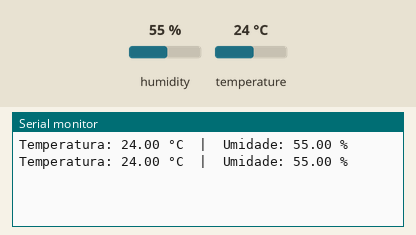
Recording of a sketch running on a simulated ESP32. On the bench: the last lines printed to the serial monitor. The inputs (shaded band) are chosen by the test bench; at power-on: humidity 55 %, temperature 24 °C.

Above: at 2.8 s.
2.9 s: humidity set to 22 %
At 4.6 s:
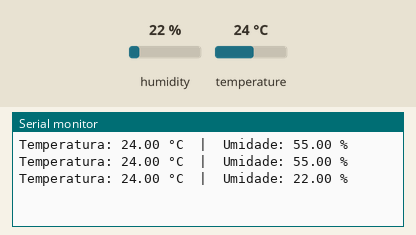
5.6 s: temperature set to 12 °C
At 7.5 s:
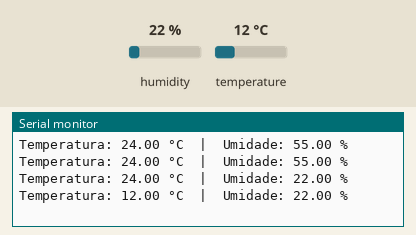
8.3 s: humidity set to 40 %
At 11.0 s:
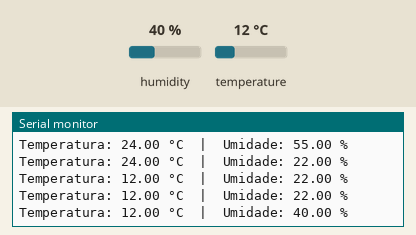
Timing chart, 0 to 12.5 s (numbered marks = the images above; inputs shaded):
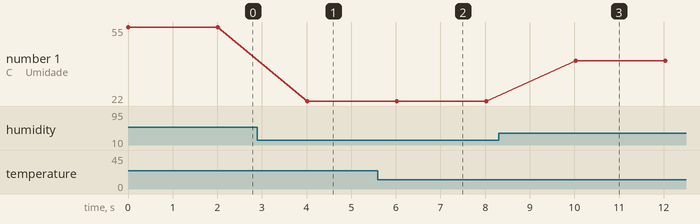

Measured:
- after the input at 2.9 s, the serial monitor: prints a new line after 1.1 s (image 1)
- after the input at 5.6 s, the serial monitor: prints a new line after 0.42 s (image 2)
- after the input at 8.3 s, the serial monitor: prints a new line after 1.7 s (image 3)
- plotted number 1: 55 → 22 after the input at 2.9 s, 22 → 40 after the input at 8.3 s

The sketch:

dht22_sensor_test.ino
```cpp
#include <DHT.h>

#define DHTPIN 2
#define DHTTYPE DHT22


DHT dht(DHTPIN, DHTTYPE);

void setup() {
  Serial.begin(115200);
  dht.begin();
}

void loop() {
  float humidity = dht.readHumidity();

  float temperature = dht.readTemperature();

  if (isnan(humidity) || isnan(temperature)) {
    Serial.println("Falha na leitura do sensor DHT22!");
    delay(2000);
    return;
  }

  Serial.print("Temperatura: ");
  Serial.print(temperature);
  Serial.print(" °C  |  Umidade: ");
  Serial.print(humidity);
  Serial.println(" %");

  delay(2000);
}
```
